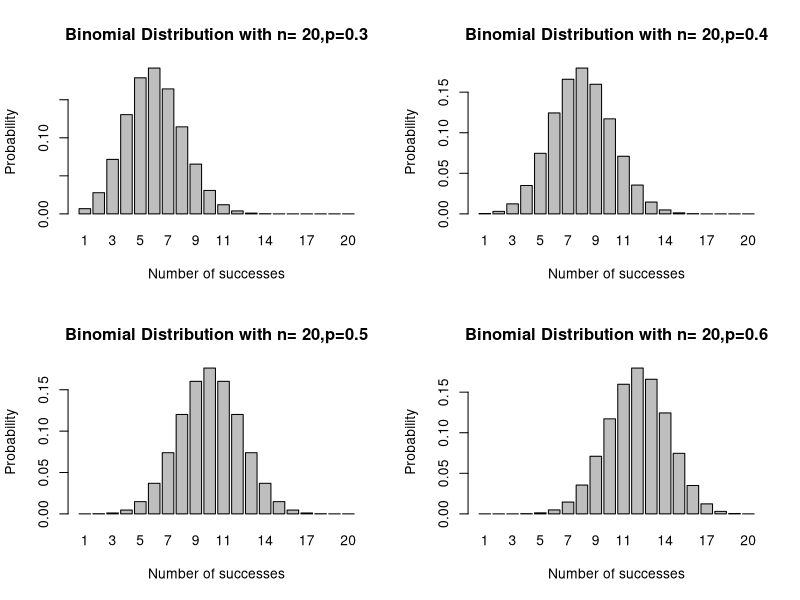
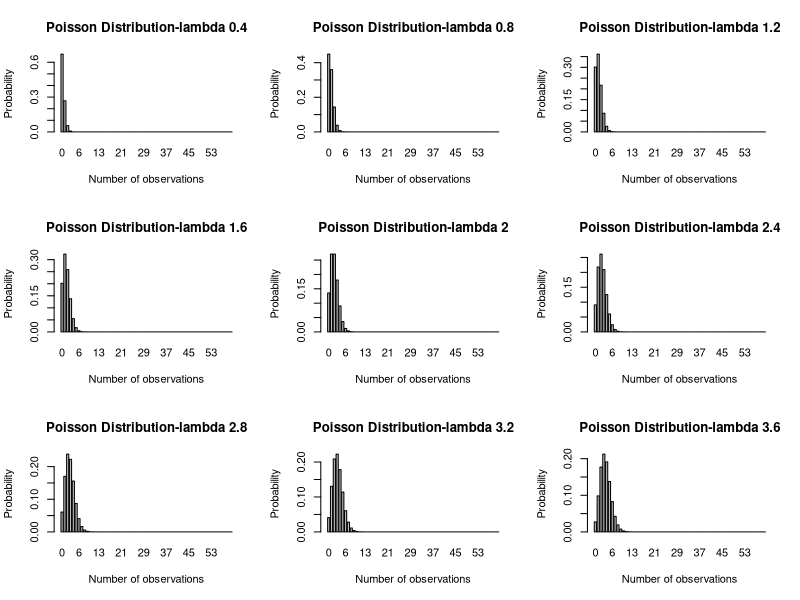
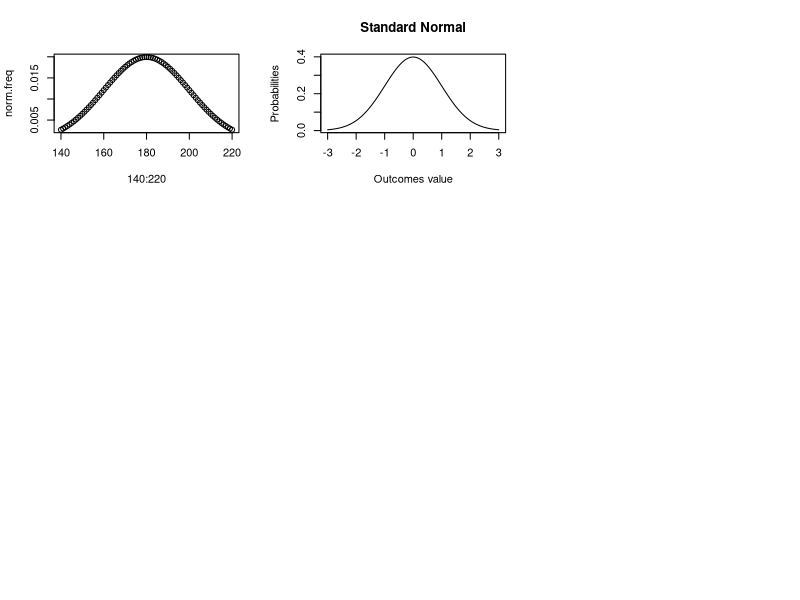

These figures' R source, in order:
## ---- chunk 1
knitr::opts_chunk$set(echo = TRUE)
## ---- chunk 2
# SIMULATE A BINOMIAL DISTRIBUTION
btrial.outcomes <- sample(x = c("Buy", "NoBuy"), size = 20, replace = TRUE, prob = c(0.5,0.5))
binomial.prob <- function(trials, successes, p.success)
{
  prob <- (factorial(trials)/(factorial(successes) * factorial(trials - successes))) * 
          ((p.success**successes) * (1-p.success)**(trials-successes))
  return(prob)
}
binomial.prob.dist <- Vectorize(FUN = binomial.prob)

# test 
#binomial.prob(20,5,0.5)
probs1 <- binomial.prob.dist(20,1:20,0.3)
probs2 <- binomial.prob.dist(20,1:20,0.4)
probs3 <- binomial.prob.dist(20,1:20,0.5)
probs4 <- binomial.prob.dist(20,1:20,0.6)
successes <- 1:20
layout(mat = matrix(data = c(1,2,3,4),nrow = 2,byrow = TRUE))
barplot(height = probs1, names.arg = successes,main = "Binomial Distribution with n= 20,p=0.3",
        xlab = "Number of successes", ylab = "Probability")
barplot(height = probs2, names.arg = successes,main = "Binomial Distribution with n= 20,p=0.4",
        xlab = "Number of successes", ylab = "Probability")
barplot(height = probs3, names.arg = successes,main = "Binomial Distribution with n= 20,p=0.5",
        xlab = "Number of successes", ylab = "Probability")
barplot(height = probs4, names.arg = successes,main = "Binomial Distribution with n= 20,p=0.6",
        xlab = "Number of successes", ylab = "Probability")




## ---- chunk 3
# SIMULATE PROB. DISTRIBUTION
set.seed(111)
# Define a function to compute poisson probability
pois.prob <-  function( lambda, number.obs)
{
  prob <- (exp(-lambda) * (lambda^number.obs)) / factorial(number.obs)
  return(prob)
}

# Vectorize it to operate on a range of no. of observations
pois.dist <- Vectorize(FUN = pois.prob)

lambda <- seq(0.4,3.6,0.4)
obs <- 0:60

# Use apply family to further vectorize it on a range of parameter lambda
pois.probs <- sapply(X = lambda,FUN = pois.dist,number.obs = obs)
colnames(pois.probs) <- paste("lambda", seq(0.4,3.6,0.4), sep="_" )


layout(mat = matrix(data = c(1:9),nrow = 3,byrow = TRUE))
barplot(height = pois.probs[,"lambda_0.4"], names.arg = 0:60, main = "Poisson Distribution-lambda 0.4",
        xlab = "Number of observations", ylab = "Probability",space = 0.3)
barplot(height = pois.probs[,"lambda_0.8"], names.arg = 0:60, main = "Poisson Distribution-lambda 0.8",
        xlab = "Number of observations", ylab = "Probability",space = 0.3)
barplot(height = pois.probs[,"lambda_1.2"], names.arg = 0:60, main = "Poisson Distribution-lambda 1.2",
        xlab = "Number of observations", ylab = "Probability",space = 0.3)
barplot(height = pois.probs[,"lambda_1.6"], names.arg = 0:60, main = "Poisson Distribution-lambda 1.6",
        xlab = "Number of observations", ylab = "Probability",space = 0.3)
barplot(height = pois.probs[,"lambda_2"], names.arg = 0:60, main = "Poisson Distribution-lambda 2",
        xlab = "Number of observations", ylab = "Probability", space = 0.3)
barplot(height = pois.probs[,"lambda_2.4"], names.arg = 0:60, main = "Poisson Distribution-lambda 2.4",
        xlab = "Number of observations", ylab = "Probability", space = 0.3)
barplot(height = pois.probs[,"lambda_2.8"], names.arg = 0:60, main = "Poisson Distribution-lambda 2.8",
        xlab = "Number of observations", ylab = "Probability", space = 0.3)
barplot(height = pois.probs[,"lambda_3.2"], names.arg = 0:60, main = "Poisson Distribution-lambda 3.2",
        xlab = "Number of observations", ylab = "Probability",space = 0.3)
barplot(height = pois.probs[,"lambda_3.6"], names.arg = 0:60, main = "Poisson Distribution-lambda 3.6",
        xlab = "Number of observations", ylab = "Probability",space = 0.3)


## ---- chunk 4

## ---- chunk 5
norm.freq <- dnorm(x = 140 :220,mean = 180,sd = 20 )
plot(x = 140:220, y = norm.freq,type = "p")

## ---- chunk 6
x <- seq(from = -3, to = 3, by = 0.02)
y <- dnorm(x = x,mean = 0,sd = 1)
plot(x = x,y = y,type = "l", xlab = "Outcomes value",ylab = "Probabilities",main = "Standard Normal")
## ---- chunk 7
# Draw random numbers from a uniform distribution, compute mean and sd

# Draw samples of size n, compute mean and sd of each sample

# Compute Mean and SD of the distribution of means

# Verify relationship of mean and SD, and if distributions is normal

samples.df <- Vectorize(FUN = sample, vectorize.args = "size")

clt <- function(pop, sample.size, sample.no)
{
  # computes pop mean
  # draws give no. of random samples of given size from the population
  # computes mean and sd of sample means
  # Compares mean of sample means and their sd, with population per relationship
  # Returns a vector of pop mean na sd, sampling distribution's mean and sd, sample size
  # returns a vector of the sample means
  pop.mean <- mean(pop)
  pop.sd <- sd(pop)
  # Call a vectorized function to draw independent same sized samples
  df <- samples.df(x =pop, size = rep(sample.size, sample.no), replace = TRUE)
  sample.means <- apply(X = df,MARGIN = 2,FUN = mean)
  sample.sds <- apply(X = df,MARGIN = 2,FUN = sd)
   
  mean.sample.mean <- mean(sample.means)
  sd.sampl.mean <- sd(sample.means) 
  derived.pop.sd <- sd.sampl.mean * (sample.size)^0.5
  stats <- c(pop.mean, pop.sd, mean.sample.mean, derived.pop.sd) 
  lst <- list(stats = stats, sample.means = sample.means, samples = df)
  return(lst)
}

clt.vec <- function(pop, sample.size.vec, sample.no){
# Vectorize clt.vec
lt <- list()
length(lt) <- length(sample.size.vec)
#master.lt <- rep(lt, length(sample.size.vec))
names(lt) <- paste("ss", sample.size.vec, sep=".")

for (ss in sample.size.vec){

  name.list <- paste("ss", ss, sep=".")
  lt[[name.list]] <- clt(pop, ss, sample.no)
}
return(lt)
}

set.seed(101)
pop <- runif(n = 100,min = 10,max = 100)
sample.size <- seq(30,70,10)
sample.no <- 50
result <- clt.vec(pop,sample.size,sample.no)

# Show the means and sd match
# Show the prob. distr. approaches normal as n increases.
#rm(list = ls())
## ---- chunk 8
# Plot a t and standard normal
